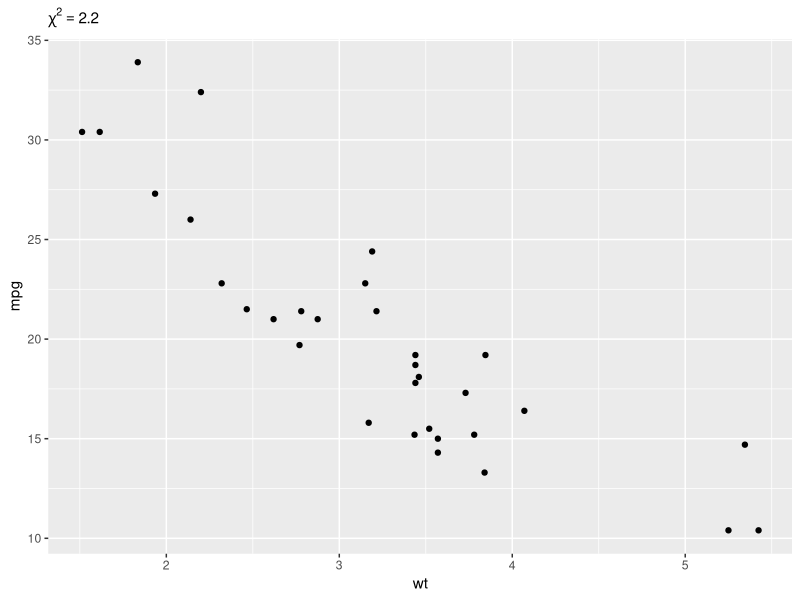

R code for this plot: (Note: this script raises an error after producing the figure.)
## ---- chunk 1
knitr::opts_chunk$set(
  collapse = TRUE,
  comment = "#>"
)
## ---- chunk 2
library(ggplot2)

ggplot(mtcars, aes(wt, mpg)) + geom_point() + 
  labs(subtitle = expression(chi^2==2.2))
## ---- chunk 3
x <- 1 + 2

x
## ---- chunk 4
rmarkdown::pandoc_version()
## ---- chunk 5
sessioninfo::session_info()
